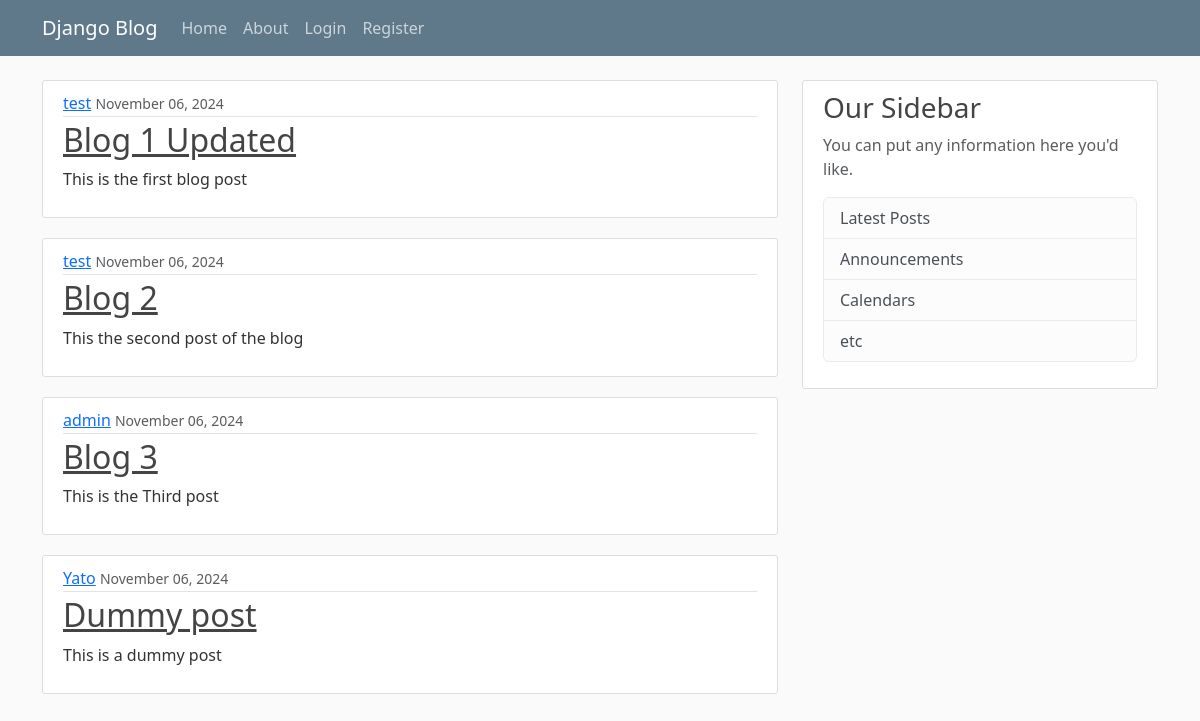
Before: / with the older database file.
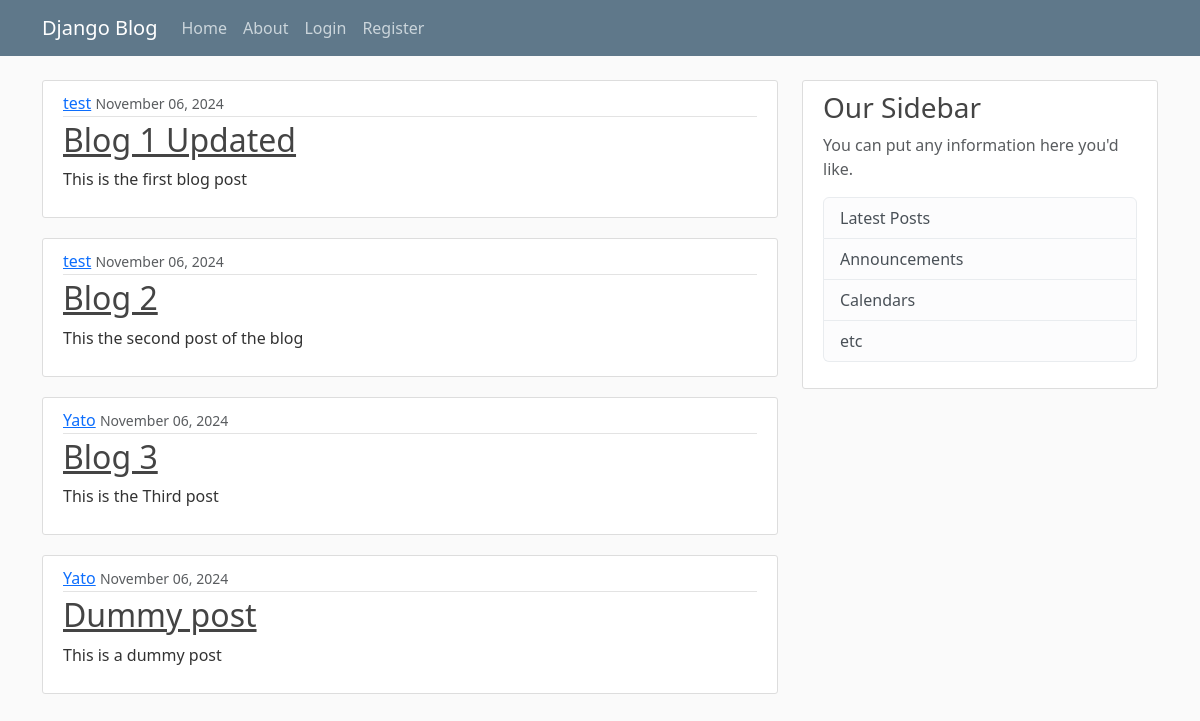
After: the same page with the newer database file.
### blog/models.py (models this page shows, shortened)
class Post(models.Model):
    title=models.CharField(max_length=100)
    content=models.TextField()
    date_posted=models.DateTimeField(default=timezone.now)
    author =models.ForeignKey(User,on_delete=models.CASCADE)#delete the post if the user that created the post is deleted

### blog/views.py (the view)
# urls.py: path('',views.home,name='blog-home'),
def home(request):
    context={
        'posts':Post.objects.all()
    }
    return render(request,'blog/home.html',context)

### blog/templates/blog/home.html
{%extends "blog/base.html"%}
{%block content%}
    {%for post in posts %}
    <article class="media content-section">
        <div class="media-body">
          <div class="article-metadata">
            <a class="mr-2" href="#">{{ post.author }}</a>
            <small class="text-muted">{{ post.date_posted|date:"F d, Y" }}</small>
          </div>
          <h2><a class="article-title" href="#">{{ post.title }}</a></h2>
          <p class="article-content">{{ post.content }}</p>
        </div>
      </article>
    {%endfor%}
{%endblock content%}

### blog/templates/blog/base.html (shortened to what this page needs)
{% load static %}
<!DOCTYPE html>
<html lang="en">
<head>
    <link href="https://cdn.jsdelivr.net/npm/bootstrap@5.3.3/dist/css/bootstrap.min.css" rel="stylesheet">
    <link rel="stylesheet" type="text/css" href="{% static 'blog/main.css' %}">
</head>
<body>
    <header class="site-header">
        <nav class="navbar navbar-expand-md navbar-dark bg-steel fixed-top">
          <div class="container">
            <a class="navbar-brand mr-4" href="{% url 'blog-home'%}">Django Blog</a>
            <div class="collapse navbar-collapse" id="navbarToggle">
              <div class="navbar-nav mr-auto">
                <a class="nav-item nav-link" href="{% url 'blog-home' %}">Home</a>
                <a class="nav-item nav-link" href="{% url 'blog-about' %}">About</a>
              </div>
              <div class="navbar-nav">
                {% if user.is_authenticated %}
                <a class="nav-item nav-link" href="{% url 'profile'%}">{{user.username}}</a>
                <a class="nav-item nav-link" href="{% url 'logout' %}">Logout</a>
                {% else %}
                <a class="nav-item nav-link" href="{% url 'login' %}">Login</a>
                <a class="nav-item nav-link" href="{% url 'register'%}">Register</a>
                {% endif %}
              </div>
            </div>
          </div>
        </nav>
      </header>
      <main role="main" class="container">
        <div class="row">
          <div class="col-md-8">
            {% block content %}{% endblock %}
          </div>
          <div class="col-md-4">
            <div class="content-section">
              <h3>Our Sidebar</h3>
              <p class='text-muted'>You can put any information here you'd like.
                <ul class="list-group">
                  <li class="list-group-item list-group-item-light">Latest Posts</li>
                  <li class="list-group-item list-group-item-light">Announcements</li>
                  <li class="list-group-item list-group-item-light">Calendars</li>
                  <li class="list-group-item list-group-item-light">etc</li>
                </ul>
              </p>
            </div>
          </div>
        </div>
      </main>
</body>
</html>

### blog/static/blog/main.css (style rules this page uses)
body { background: #fafafa; color: #333333; margin-top: 5rem; }
h1, h2, h3, h4, h5, h6 { color: #444444; }
ul { margin: 0; }
.bg-steel { background-color: #5f788a; }
.site-header .navbar-nav .nav-link { color: #cbd5db; }
.content-section { background: #ffffff; padding: 10px 20px; border: 1px solid #dddddd; border-radius: 3px; margin-bottom: 20px; }
.article-title { color: #444444; }
.article-content { white-space: pre-line; }
.article-metadata { padding-bottom: 1px; margin-bottom: 4px; border-bottom: 1px solid #e3e3e3 }

Changed rows visible on the page:
changed Post "Blog 3": author "admin" → "Yato"
